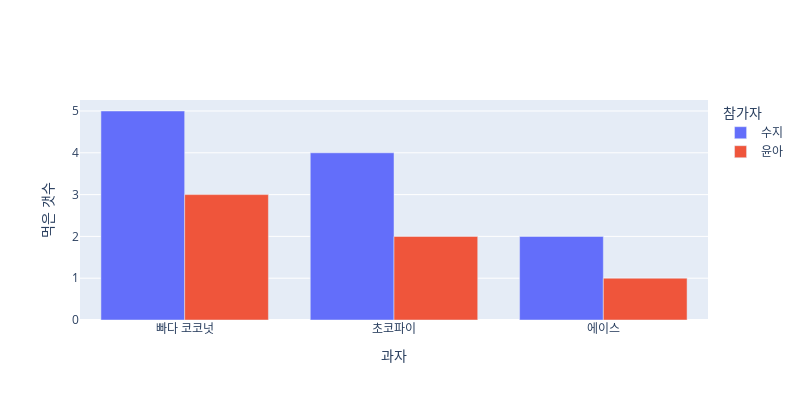

Source (notebook cell):
### Code cell
# 오프라인 모드로 변경하기
# import plotly.offline as pyo
# pyo.init_notebook_mode()
fig = go.Figure()
print()
print("-"*50)
for contestant, group in df.groupby("참가자"):
    print(contestant)
    print("-"*50)
    print(group)
    
    fig.add_trace(go.Bar(x = group["과자"], y = group["먹은 갯수"], name=contestant,
                        hovertemplate = "참가자=%s<br>과일=%%{x}<br>먹은 갯수=%%{y}<extra></extra>"% contestant
                        ))
fig.update_layout(legend_title_text = "참가자",
                  width = 800,
                  height = 400
                 )
fig.update_xaxes(title_text = "과자")
fig.update_yaxes(title_text = "먹은 갯수")
fig.show()

### Figure 1 — Plotly figure (JSON) as saved in the notebook; plotly's stock layout.template omitted (floating-point values rounded to 4 significant figures)
{"data": [{"hovertemplate": "참가자=수지<br>과일=%{x}<br>먹은 갯수=%{y}<extra></extra>", "name": "수지", "type": "bar", "x": ["빠다 코코넛", "초코파이", "에이스"], "y": [5, 4, 2]}, {"hovertemplate": "참가자=윤아<br>과일=%{x}<br>먹은 갯수=%{y}<extra></extra>", "name": "윤아", "type": "bar", "x": ["빠다 코코넛", "초코파이", "에이스"], "y": [3, 2, 1]}], "layout": {"height": 400, "legend": {"title": {"text": "참가자"}}, "width": 800, "xaxis": {"autorange": true, "range": [-0.5, 2.5], "title": {"text": "과자"}, "type": "category"}, "yaxis": {"autorange": true, "range": [0, 5.263], "title": {"text": "먹은 갯수"}, "type": "linear"}}}
